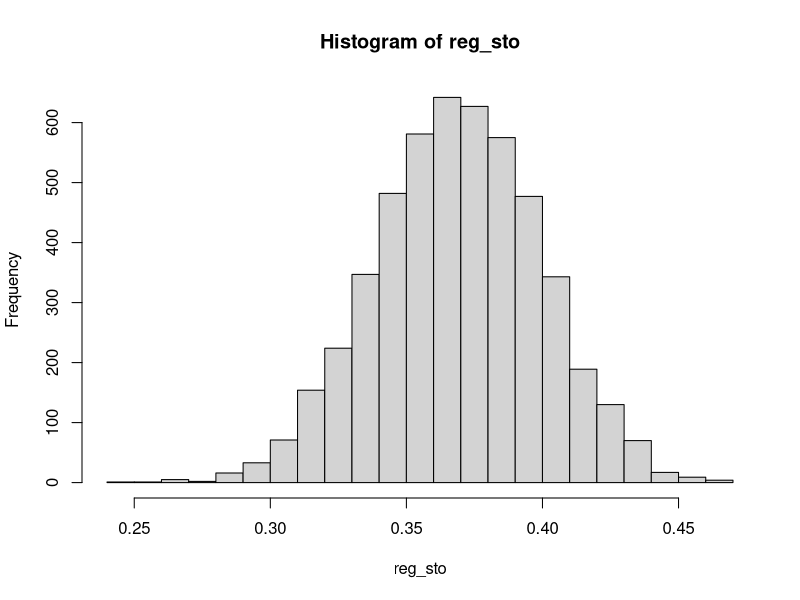
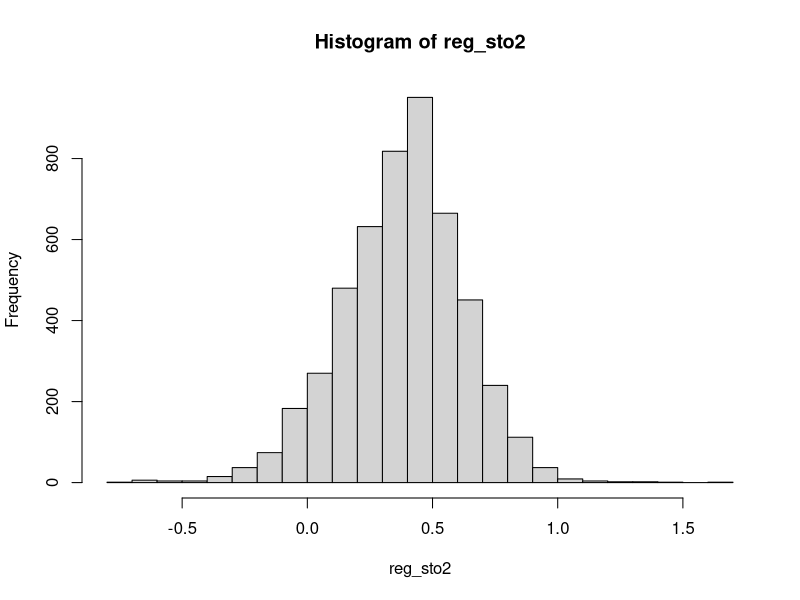

Here is the R script that generated these plots, in order:
## ---- chunk 1
dat <- read.csv("cces_2012_subset.csv")
## ---- chunk 2
reg <- lm(aa ~ env, data = dat)
coef(reg)
## ---- chunk 3
n <- 500
m <- 5000
reg_sto <- rep(NA, m)
for(i in 1:m){
  this_dat <- dat[sample(1:nrow(dat), size = n), ]
  reg_sto[i] <- coef(lm(aa ~ env, data = this_dat))[2]
}
mean(reg_sto)
sd(reg_sto)
hist(reg_sto, breaks = 20)
## ---- chunk 4
1 - pnorm(.4, mean = mean(reg_sto), sd = sd(reg_sto))
## ---- chunk 5
mean(reg_sto > .4)
## ---- chunk 6
n <- 10
m <- 5000
reg_sto2 <- rep(NA, m)
for(i in 1:m){
  this_dat <- dat[sample(1:nrow(dat), size = n), ]
  reg_sto2[i] <- coef(lm(aa ~ env, data = this_dat))[2]
}
mean(reg_sto2)
sd(reg_sto2)
hist(reg_sto2, breaks = 20)
## ---- chunk 7
1 - pnorm(.6, mean = mean(reg_sto2), sd = sd(reg_sto2))
## ---- chunk 8
mean(reg_sto2 > .6)
## ---- chunk 9
# average for women
mean(dat$env[dat$gender == 2], na.rm = T)
# average for men
mean(dat$env[dat$gender == 1], na.rm = T)
## ---- chunk 10
std_dev <- sd(dat$env[dat$gender == 2], na.rm = T)
## ---- chunk 11
hat_sigma <- std_dev/sqrt(sum(dat$gender == 2 & !is.na(dat$env)))
## ---- chunk 12
mean(dat$env[dat$gender == 2], na.rm = T) + 1.64*hat_sigma*c(-1, 1)
## ---- chunk 13
m <- 10000 # number of samples
n <- 200 # size of samples
ci_lower <- ci_upper <- rep(NA, length = m) # storage
# the data from which we will sample
dat_env_women <- dat$env[dat$gender == 2 & !is.na(dat$env)] 
for(i in 1:m){
  samp <- sample(dat_env_women, size = n) # take a sample
  samp_mean <- mean(samp) # sample mean
  sd_of_samp_mean <- sd(samp)/sqrt(200) # estimated sd of sample mean
  ci_lower[i] <- samp_mean - 1.64*sd_of_samp_mean # store lower 
  ci_upper[i] <- samp_mean + 1.64*sd_of_samp_mean # store upper
}
estimand <- mean(dat_env_women) # our target
contains <- estimand > ci_lower & estimand < ci_upper 
mean(contains) # coverage
